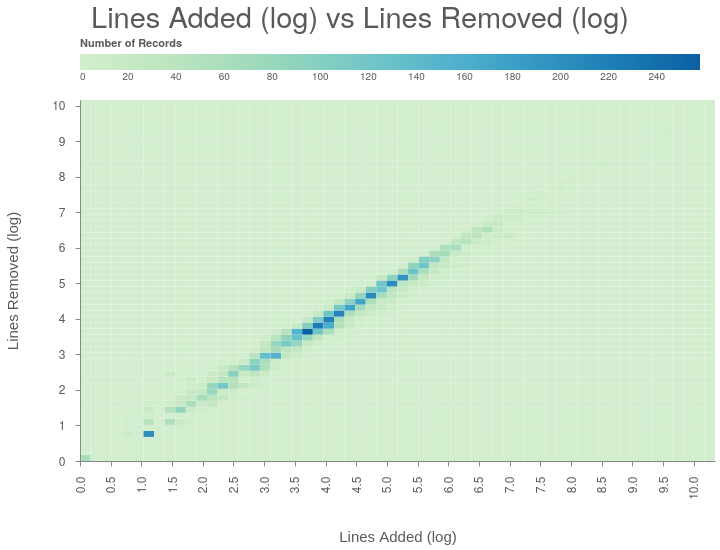

Vega-Lite specification stored for this chart:
### Vega specification from a JSON file in a GitHub repository (floating-point values rounded to 4 significant figures; data arrays with more than 128 entries replaced by an {"elided": "..."} marker saying what was removed)
{"$schema": "https://vega.github.io/schema/vega/v4.json", "autosize": {"contains": "padding", "resize": true, "type": "fit"}, "axes": [{"encode": {"labels": {"update": {"align": {"value": "right"}, "angle": {"value": 270}, "baseline": {"value": "middle"}}}}, "labelOverlap": true, "orient": "bottom", "scale": "x", "tickCount": {"signal": "min(ceil(width/40), 60)"}, "title": "Lines Added (log)", "zindex": 1}, {"labelOverlap": true, "orient": "left", "scale": "y", "tickCount": {"signal": "min(ceil(height/40), 40)"}, "title": "Lines Removed (log)", "zindex": 1}], "config": {"axis": {"labelColor": "rgba(0,0,0,0.65)", "labelFont": "HelveticaNeue, Arial", "labelFontSize": 12, "labelPadding": 10, "titleColor": "rgba(0,0,0,0.65)", "titleFont": "HelveticaNeue-Medium, Arial", "titleFontSize": 15, "titleFontWeight": "normal", "titlePadding": 30}, "axisY": {"minExtent": 30}, "legend": {"cornerRadius": 30, "gradientLength": 620, "labelColor": "rgba(0,0,0,0.65)", "labelFont": "HelveticaNeue, Arial", "titleColor": "rgba(0,0,0,0.65)", "titleFont": "HelveticaNeue, Arial"}, "range": {"heatmap": {"scheme": "greenblue"}}, "style": {"cell": {"stroke": "transparent"}, "group-title": {"fill": "rgba(0,0,0,0.65)", "font": "HelveticaNeue, Arial", "fontSize": 29, "fontWeight": "normal"}}}, "data": [{"name": "source_2", "progress": 100.0, "values": {"elided": "3600 records"}}], "height": 550, "legends": [{"direction": "horizontal", "fill": "color", "orient": "top", "title": "Number of Records", "type": "gradient"}], "marks": [{"encode": {"update": {"fill": {"field": "count", "scale": "color"}, "x": {"field": "x_right", "scale": "x"}, "x2": {"field": "x_left", "scale": "x"}, "y": {"field": "y_right", "scale": "y"}, "y2": {"field": "y_left", "scale": "y"}}}, "from": {"data": "source_2"}, "name": "marks", "style": ["rect"], "type": "rect"}], "padding": 5, "scales": [{"domain": {"data": "source_2", "fields": ["x_left", "x_right"], "sort": true}, "name": "x", "range": [0, {"signal": "width"}], "type": "linear", "zero": false}, {"domain": {"data": "source_2", "fields": ["y_left", "y_right"], "sort": true}, "name": "y", "range": [{"signal": "height"}, 0], "type": "linear", "zero": false}, {"domain": {"data": "source_2", "field": "count"}, "name": "color", "nice": false, "range": "heatmap", "type": "sequential", "zero": false}], "style": "cell", "title": {"text": "Lines Added (log) vs Lines Removed (log)"}, "width": 720}
